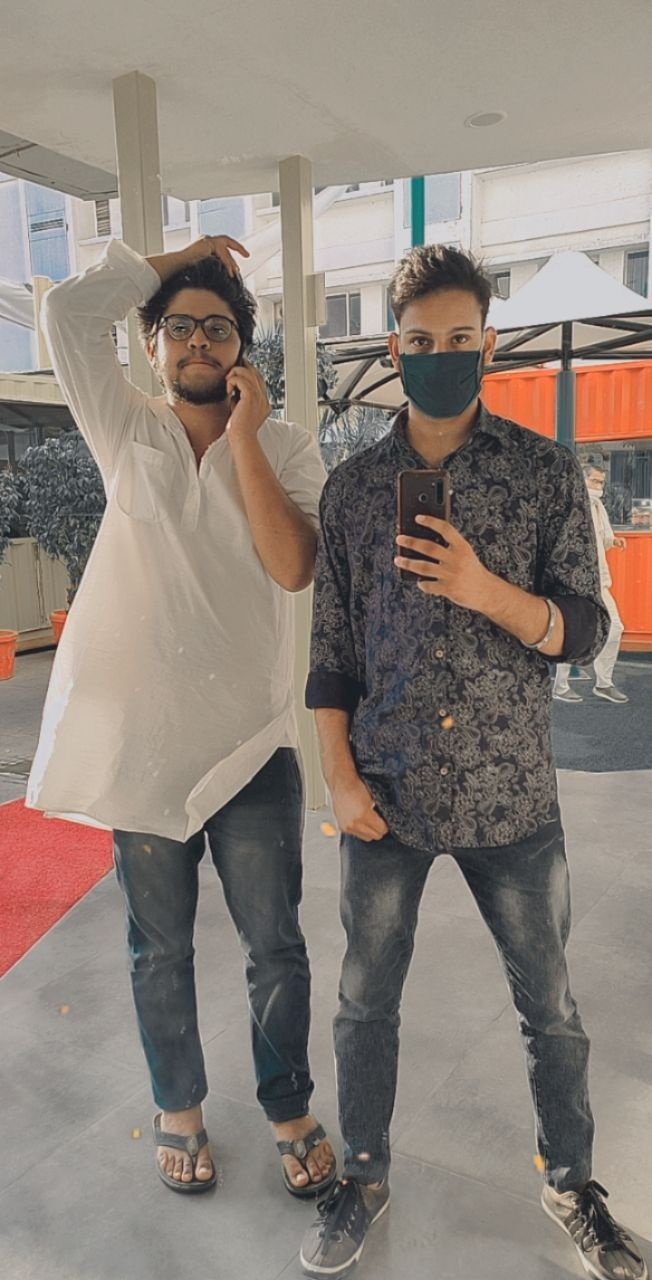
#> input picture image.jpg, 652 x 1280 px
$ python 15_image_arithmetic.py
#> lines starting #> are read from the running program, lines starting #| are printed output that depends on the picture
import cv2
import numpy as np
img = cv2.imread("image.jpg")
#> img is the input picture: shape (1280, 652, 3); mean B, G, R 121.2, 129.5, 140.1
cv2.imshow("original", img)
cv2.waitKey(0)

M = np.ones(img.shape, dtype="uint8")*150
M1 = np.zeros(img.shape, dtype="uint8")+150

added = cv2.add(img, M1)
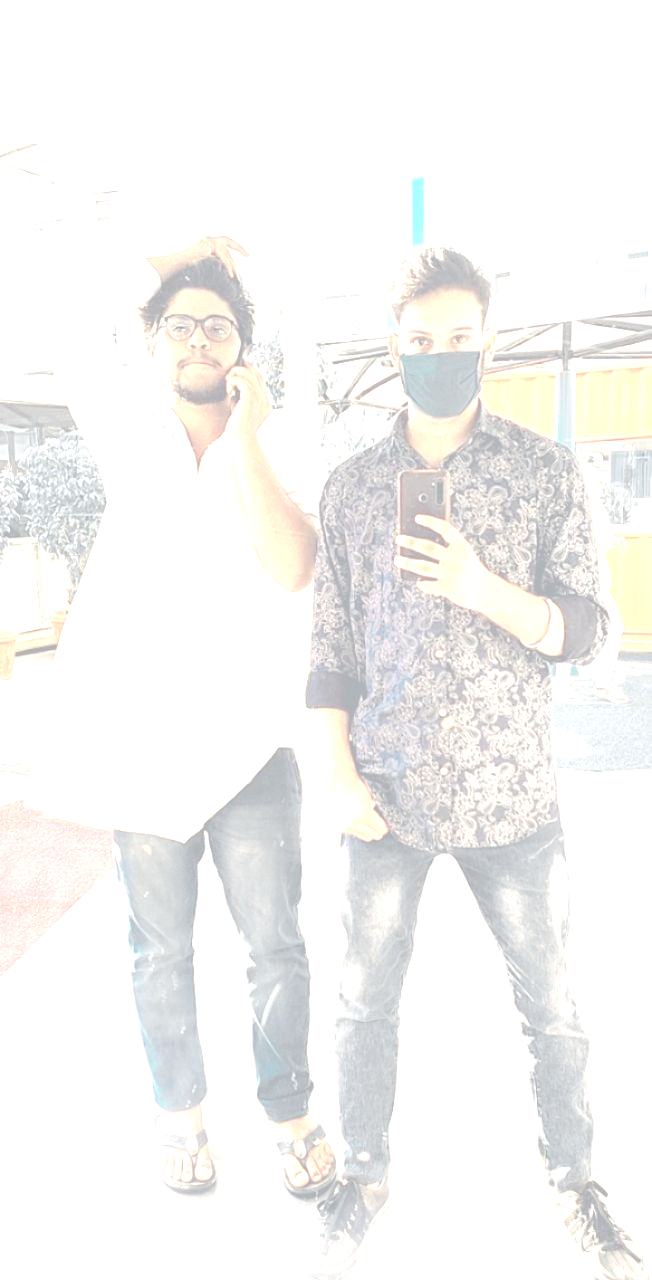
#> added: shape (1280, 652, 3); mean B, G, R 243.3, 244.7, 245.1
cv2.imshow("added", added)

subtract = cv2.subtract(img, M1)
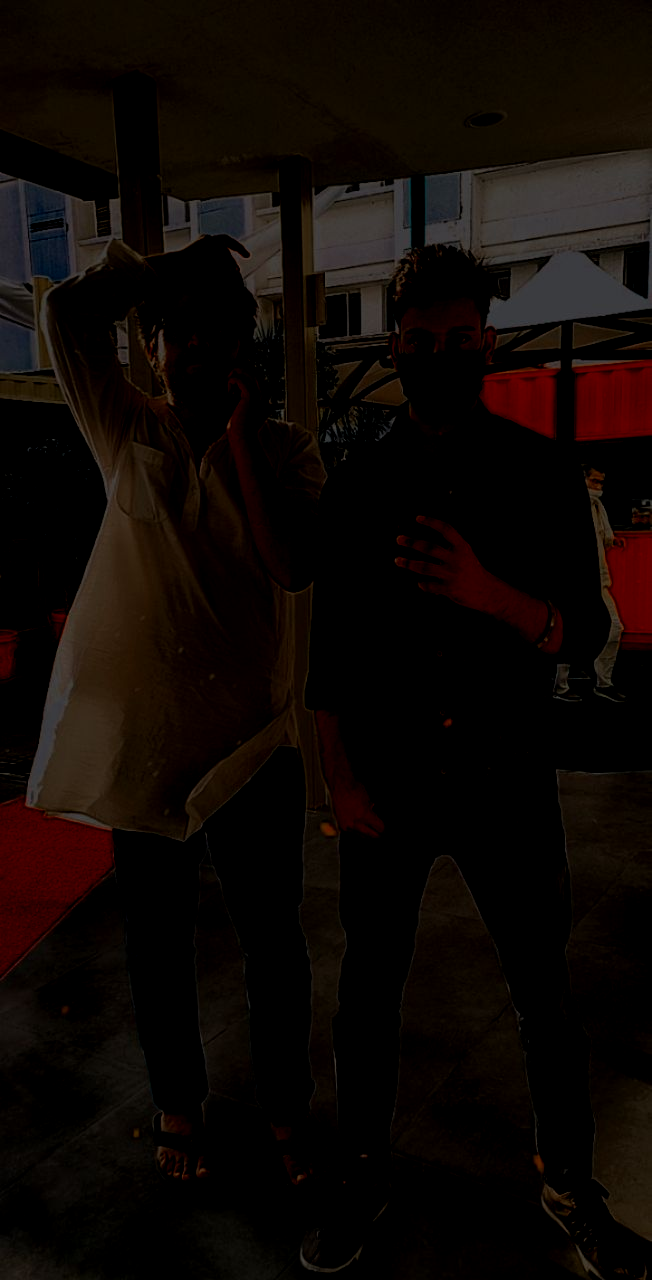
#> subtract: shape (1280, 652, 3); mean B, G, R 4.9, 7.9, 14.5
cv2.imshow("substract", subtract)

mul = cv2.multiply(img, M1)
cv2.imshow("multiply ", mul)

cv2.waitKey(0)
cv2.destroyAllWindows()
